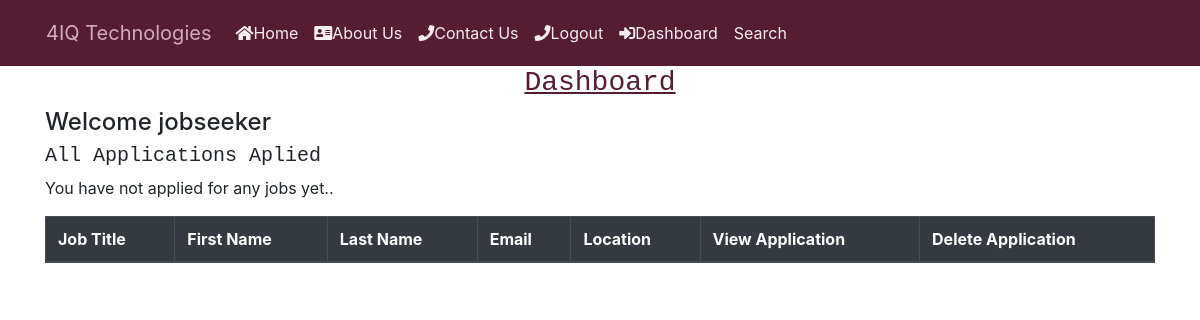
Page /users/dashboard (signed in) on the earlier database version.
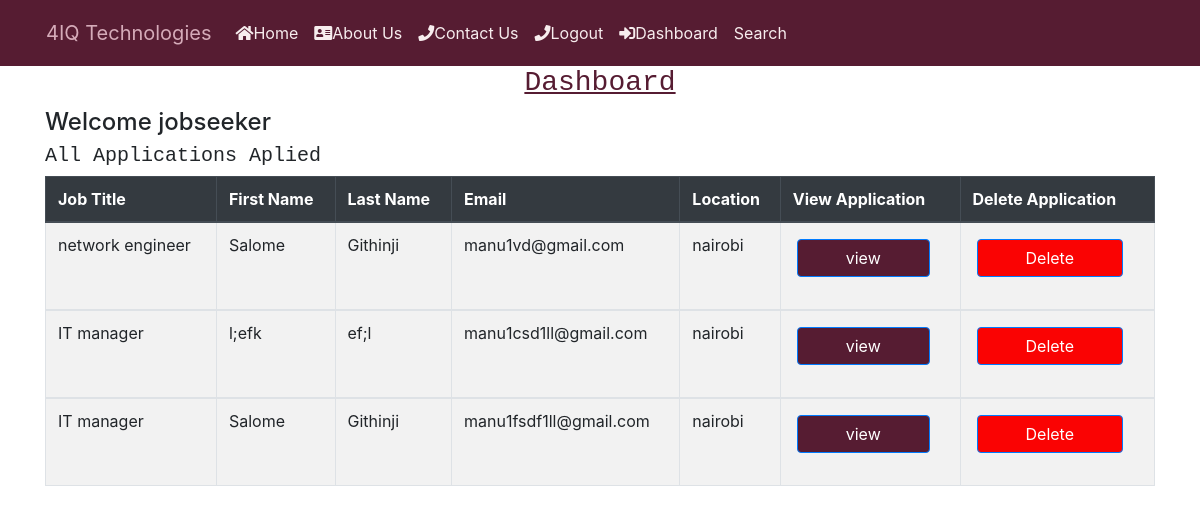
Same page on the later database version.
### job/models.py (models this page shows, shortened)
class Application(models.Model):
    job = models.ForeignKey(Job,
                            related_name='applications',
                             on_delete=models.CASCADE)
    first_name = models.CharField(max_length=200, null=True, blank=True)
    last_name = models.CharField(max_length=200, null=True, blank=True)
    date_of_birth = models.CharField(max_length=20, blank=True, null=True)
    gender = models.CharField(max_length=1,
                              choices=GENDER,
                              blank=False,
                              null=True)
    email = models.EmailField(max_length=70, blank=True, unique=True)
    location = models.CharField(
        max_length=104,
        null=True
    )
    mobile = models.IntegerField(null=True, blank=True)
    education   = models.CharField( max_length=255, null=True, blank=True)
    content = models.TextField()
    experience = models.TextField()
    resume  = models.FileField( upload_to="resumes/", null=True, blank=True)
    created_at = models.DateTimeField(auto_now_add=True,null=False)
    created_by = models.ForeignKey(User,
                                   related_name="applications",
                                   on_delete=models.CASCADE)
    class Meta:
        ordering = ['-created_at']

class Job(models.Model):
    COMPUTER_SUPPORT_SPECIALIST = 'Computer Support Specialist'
    HARDWARE_ENGINEER = 'Hardware Engineer'
    COMPUTER_SYSTEM_ANALYST = 'Computer System Analyst'
    SOFTWARE_DEVELOPER = 'Software Developer'
    PROGRAMMER = 'Programmer'
    WEB_DEVELOPER = 'Web Developer'
    NETWORK_ENGINEER = 'Network Engineer'
    SOFTWARE_TESTER = 'Software Tester'
    FRONTEND_DEVELOPER = "Frontend Developer"
    BACKEND_DEVELOPER = "Backend Developer"
    CHOICES_SIZE =   ( (COMPUTER_SUPPORT_SPECIALIST ,'COMPUTER_SUPPORT_SPECIALIST'),
    ( HARDWARE_ENGINEER ,'HARDWARE_ENGINEER'),
    ( COMPUTER_SYSTEM_ANALYST, 'COMPUTER_SYSTEM_ANALYST' ),
    ( SOFTWARE_DEVELOPER, 'SOFTWARE_DEVELOPER'),
    ( PROGRAMMER , 'PROGRAMMER'),
    ( WEB_DEVELOPER,'WEB_DEVELOPER'),
    ( NETWORK_ENGINEER,'NETWORK_ENGINEER'),
    ( SOFTWARE_TESTER,'SOFTWARE_TESTER'),
    (FRONTEND_DEVELOPER,"FRONTEND_DEVELOPER"),
    (BACKEND_DEVELOPER,"BACKEND_DEVELOPER")
    )
    ACTIVE = 'active'
    EMPLOYED = 'employed'
    ARCHIVED = 'archived'
    CHOICES_STATUS = (
        (EMPLOYED,'Employed'),
        (ACTIVE,'Active' ),
        (ARCHIVED,'Archived' )
     )
    title = models.CharField(max_length=200)
    created_at = models.DateTimeField(auto_now_add=True)
    skillset_required = models.TextField(max_length=2000)
    about_job= models.TextField(blank=True, null=True)
    image = models.ImageField(upload_to="covers/",null=True,blank=True)
    experience = models.CharField(max_length=100,null=True)
    salary = models.CharField(max_length=50,null=True)
    deadline = models.CharField(max_length=50,null=True)
    department_name = models.CharField( max_length=30,choices=CHOICES_SIZE)
    created_by = models.ForeignKey(User,
                                   related_name="jobs",
                                   on_delete=models.CASCADE)
    status = models.CharField(max_length=20,choices=CHOICES_STATUS,default='active')
    class Meta:
        ordering = ['-created_at']

### users/views.py (the view)
# urls.py: path("dashboard", views.dashboard, name="dashboard"),
@login_required
def dashboard(request):
   return render ( request,'dashboard.html' ,{'userprofile': request.user.userprofile})

### notification/context_processors.py (called while the page is built)
def notifications(request):
    if request.user.is_authenticated:
        return {
            'notificactions': request.user.notifications.filter(is_read=False)
        }
    else:
        return {'notifications': []}

### users/templates/dashboard.html (shortened to what this page needs)
{% include 'header.html' %}
{% block content %}
  <div class="container">
    <h3 class="title">
      <center style="text-decoration: underline; color: #561c32 ;font-family: 'Courier New', Courier, monospace;">Dashboard</center>
    </h3>
{% if userprofile.is_employer %}
{% if messages %}
    <ul class="alert alert-danger">
        {% for message1 in messages %}
            <li>{{ message1 }}</li>
        {% endfor %}
    </ul>
{% endif %}
<h4 class="subtitle">Welcome  Employer..{{username}}</h4>
<div style="display: flex;">
  <div><a href="{% url 'job:add'  %}">
    <input
    type="submit"
    value="Add Job"
    class="m-1 px-5 btn btn-primary"
    style="background-color: #561c32"
    />
  </div>
  <div><a href="{% url 'job:job_pdf'  %}">
    <input
    type="submit"
    value="Job PDF"
    class="m-1 px-5 btn btn-primary"
    style="background-color: #561c32"
    /> <a href=""></a>
  </div>
</div>
<h3 class="subtitle">View all jobs posted</h3>
<table class="table table table-striped table-bordered">
  <thead class="thead-dark">
    <tr>
      <th scope="col">Job Id</th>
      <th scope="col">Job name</th>
      <th scope="col">Date created</th>
      <th scope="col">View Aplicants</th>
    </tr>
  </thead>
  <tbody>
    {% for job in request.user.jobs.all %}
    <tr>
      <th scope="row">   {{ job.id }} </a></th>
      <td>  {{ job.title }} ({{job.get_status_display}})</td>
      <td>  {{ job.created_at }}</td>
      <td><a href="{% url 'view_dashboard_job' job.id%}"><i class="fas fa-bars"></i> Candidates</td>
    </tr>
    {% empty %}
    <p>You have not posted any jobs yet...</p>
    {% endfor %}
  </tbody>
</table>
{% else %}
<h4 class="subtitle">Welcome  jobseeker </h4>
<h5 class="subtitle" style="font-family: 'Courier New', Courier, monospace;">All Applications Aplied</h5>
<table class="table table-striped table-bordered" style="width: 100%">
  <thead class="thead-dark">
    <tr>
      <th scope="col">Job Title</th>
      <th scope="col">First Name</th>
      <th scope="col">Last Name</th>
      <th scope="col">Email</th>
      <th scope="col">Location</th>
      <th scope="col">View Application</th>
      <th scope="col">Delete Application</th>
    </tr>
  </thead>
  {% for application in request.user.applications.all %}
  <tbody>
    <tr>
      <td>{{ application.job.title }}</td>
      <td>{{ application.first_name }}</td>
      <td>{{ application.last_name }}</td>
      <td>{{ application.email }}</td>
      <td>{{ application.location }}</td>
      <td>
        <a
        href="{% url 'view_application' application.id %}
        "
        >
        <input
        type="submit"
        value="view"
        class="m-1 px-5 btn btn-primary"
          style="background-color: #561c32"
          />
        </a>
      </td>
      <td>
        <form action="{% url 'job:delete_application' application.id %}" method="post">
          <input type="submit" value="Delete"   class="m-1 px-5 btn btn-primary"
          style="background-color: #fa0303" onclick="return confirmDelete();">
        </form>
      </td>
    </tr>
  </tbody>
    {% empty %}
  <p>You have not applied for any jobs yet..</p>
  {% endfor %}
</table>
{% endif %}
</div>
{% endblock %}

Differences in the rows shown:
added Application: job "network engineer", first_name "Salome", last_name "Githinji", email "manu1vd@gmail.com", location "nairobi"
added Application: job "IT manager", first_name "l;efk", last_name "ef;l", email "manu1csd1ll@gmail.com", location "nairobi"
added Application: job "IT manager", first_name "Salome", last_name "Githinji", email "manu1fsdf1ll@gmail.com", location "nairobi"
Other differences:
text no longer shown: "You have not applied for any jobs yet.."
